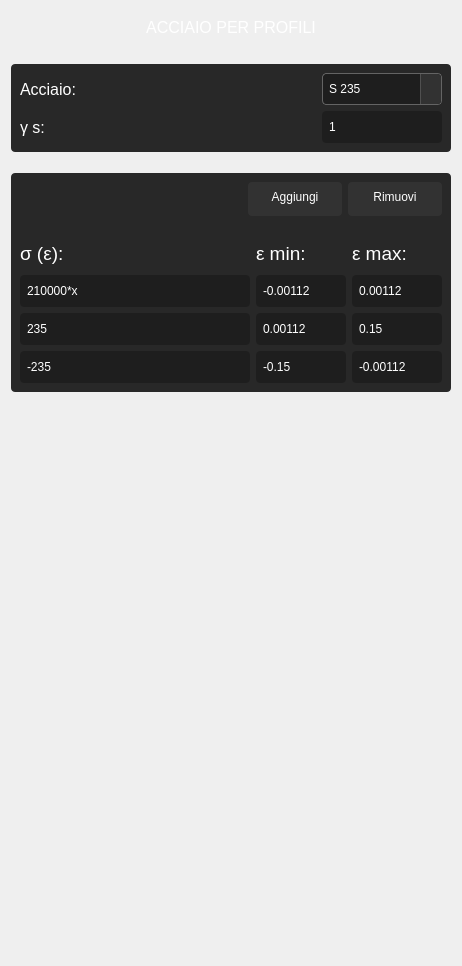
          <widget class="QWidget" name="page_materiali_acciaioprofili">
           <layout class="QVBoxLayout" name="verticalLayout_10">
            <item>
             <widget class="QLabel" name="label_187">
              <property name="minimumSize">
               <size>
                <width>70</width>
                <height>32</height>
               </size>
              </property>
              <property name="font">
               <font>
                <family>Segoe UI</family>
                <pointsize>12</pointsize>
                <weight>57</weight>
                <italic>false</italic>
                <bold>false</bold>
               </font>
              </property>
              <property name="layoutDirection">
               <enum>Qt::LeftToRight</enum>
              </property>
              <property name="styleSheet">
               <string notr="true">font:460 12pt &quot;Segoe UI&quot;;
color: rgb(255,255,255);</string>
              </property>
              <property name="text">
               <string>ACCIAIO PER PROFILI</string>
              </property>
              <property name="alignment">
               <set>Qt::AlignCenter</set>
              </property>
             </widget>
            </item>
            <item>
             <spacer name="verticalSpacer_23">
              <property name="orientation">
               <enum>Qt::Vertical</enum>
              </property>
              <property name="sizeType">
               <enum>QSizePolicy::Fixed</enum>
              </property>
              <property name="sizeHint" stdset="0">
               <size>
                <width>20</width>
                <height>15</height>
               </size>
              </property>
             </spacer>
            </item>
            <item>
             <widget class="QFrame" name="frame_11">
              <property name="styleSheet">
               <string notr="true">background-color: rgb(40,40,40);
border-radius:4px</string>
              </property>
              <property name="frameShape">
               <enum>QFrame::StyledPanel</enum>
              </property>
              <property name="frameShadow">
               <enum>QFrame::Raised</enum>
              </property>
              <layout class="QVBoxLayout" name="verticalLayout_21">
               <item>
                <layout class="QGridLayout" name="gridLayout_4">
                 <item row="0" column="0">
                  <widget class="QLabel" name="label_188">
                   <property name="minimumSize">
                    <size>
                     <width>140</width>
                     <height>32</height>
                    </size>
                   </property>
                   <property name="font">
                    <font>
                     <family>Segoe UI</family>
                     <pointsize>12</pointsize>
                     <weight>50</weight>
                     <italic>false</italic>
                     <bold>false</bold>
                    </font>
                   </property>
                   <property name="layoutDirection">
                    <enum>Qt::LeftToRight</enum>
                   </property>
                   <property name="styleSheet">
                    <string notr="true">font:400 12pt &quot;Segoe UI&quot;;
color: rgb(255,255,255);</string>
                   </property>
                   <property name="text">
                    <string>Acciaio:</string>
                   </property>
                   <property name="alignment">
                    <set>Qt::AlignLeading|Qt::AlignLeft|Qt::AlignVCenter</set>
                   </property>
                  </widget>
                 </item>
                 <item row="0" column="2">
                  <widget class="QComboBox" name="acciaioprofili_combobox">
                   <property name="sizePolicy">
                    <sizepolicy hsizetype="Preferred" vsizetype="Preferred">
                     <horstretch>0</horstretch>
                     <verstretch>0</verstretch>
                    </sizepolicy>
                   </property>
                   <property name="minimumSize">
                    <size>
                     <width>120</width>
                     <height>32</height>
                    </size>
                   </property>
                   <property name="maximumSize">
                    <size>
                     <width>120</width>
                     <height>32</height>
                    </size>
                   </property>
                   <property name="mouseTracking">
                    <bool>false</bool>
                   </property>
                   <property name="styleSheet">
                    <string notr="true">QComboBox {
    font: 400 10pt &quot;Segoe UI&quot;;
    color: rgb(255, 255, 255);
    background-color: rgb(30, 30, 30);
    border: 1px solid rgb(100, 100, 100);
    border-radius: 4px;
    padding: 4px 6px;
    padding-right: 20px; /* spazio per la freccia */
}

QComboBox:hover {
    background-color: rgb(40, 40, 40);
    border: 1px solid rgb(120, 120, 120);
}

QComboBox::drop-down {
    subcontrol-origin: padding;
    subcontrol-position: top right;
    width: 20px;
    border-left: 1px solid rgb(80, 80, 80);
    background-color: rgb(50, 50, 50);
    border-top-right-radius: 4px;
    border-bottom-right-radius: 4px;
}

QComboBox::down-arrow {
    image: url(:/icons/arrow-down-white.png); /* Assicurati di avere un'icona bianca */
    width: 12px;
    height: 12px;
}

QComboBox QAbstractItemView {
    background-color: rgb(30, 30, 30);
    color: white;
    border: 1px solid rgb(90, 90, 90);
    selection-background-color: rgb(60, 60, 60);
    selection-color: white;
    outline: 0;
}
</string>
                   </property>
                   <property name="insertPolicy">
                    <enum>QComboBox::InsertAtBottom</enum>
                   </property>
                   <item>
                    <property name="text">
                     <string>S 235</string>
                    </property>
                   </item>
                   <item>
                    <property name="text">
                     <string>S 275</string>
                    </property>
                   </item>
                   <item>
                    <property name="text">
                     <string>S 355</string>
                    </property>
                   </item>
                   <item>
                    <property name="text">
                     <string>S 420</string>
                    </property>
                   </item>
                   <item>
                    <property name="text">
                     <string>S 460</string>
                    </property>
                   </item>
                  </widget>
                 </item>
                 <item row="1" column="0">
                  <widget class="QLabel" name="label_189">
                   <property name="minimumSize">
                    <size>
                     <width>70</width>
                     <height>32</height>
                    </size>
                   </property>
                   <property name="font">
                    <font>
                     <family>Segoe UI</family>
                     <pointsize>12</pointsize>
                     <weight>50</weight>
                     <italic>false</italic>
                     <bold>false</bold>
                    </font>
                   </property>
                   <property name="layoutDirection">
                    <enum>Qt::LeftToRight</enum>
                   </property>
                   <property name="styleSheet">
                    <string notr="true">font:400 12pt &quot;Segoe UI&quot;;
color: rgb(255,255,255);</string>
                   </property>
                   <property name="text">
                    <string>γ s:</string>
                   </property>
                   <property name="alignment">
                    <set>Qt::AlignLeading|Qt::AlignLeft|Qt::AlignVCenter</set>
                   </property>
                  </widget>
                 </item>
                 <item row="1" column="2">
                  <widget class="QLineEdit" name="acciaioprofili_gamma">
                   <property name="sizePolicy">
                    <sizepolicy hsizetype="Preferred" vsizetype="Preferred">
                     <horstretch>0</horstretch>
                     <verstretch>0</verstretch>
                    </sizepolicy>
                   </property>
                   <property name="minimumSize">
                    <size>
                     <width>120</width>
                     <height>32</height>
                    </size>
                   </property>
                   <property name="maximumSize">
                    <size>
                     <width>120</width>
                     <height>32</height>
                    </size>
                   </property>
                   <property name="styleSheet">
                    <string notr="true">background-color: rgb(30,30,30);
font: 10pt &quot;Segoe UI&quot;;
color: rgb(255, 255, 255);
padding-left: 5px;
border-radius:4px</string>
                   </property>
                   <property name="text">
                    <string>1</string>
                   </property>
                  </widget>
                 </item>
                 <item row="0" column="1" rowspan="2">
                  <spacer name="horizontalSpacer_10">
                   <property name="orientation">
                    <enum>Qt::Horizontal</enum>
                   </property>
                   <property name="sizeHint" stdset="0">
                    <size>
                     <width>40</width>
                     <height>20</height>
                    </size>
                   </property>
                  </spacer>
                 </item>
                </layout>
               </item>
              </layout>
             </widget>
            </item>
            <item>
             <spacer name="verticalSpacer_21">
              <property name="orientation">
               <enum>Qt::Vertical</enum>
              </property>
              <property name="sizeType">
               <enum>QSizePolicy::Fixed</enum>
              </property>
              <property name="sizeHint" stdset="0">
               <size>
                <width>20</width>
                <height>15</height>
               </size>
              </property>
             </spacer>
            </item>
            <item>
             <widget class="QFrame" name="frame_10">
              <property name="styleSheet">
               <string notr="true">background-color: rgb(40,40,40);
border-radius:4px</string>
              </property>
              <property name="frameShape">
               <enum>QFrame::StyledPanel</enum>
              </property>
              <property name="frameShadow">
               <enum>QFrame::Raised</enum>
              </property>
              <layout class="QVBoxLayout" name="verticalLayout_20">
               <item>
                <layout class="QHBoxLayout" name="horizontalLayout_9">
                 <item>
                  <spacer name="horizontalSpacer_9">
                   <property name="orientation">
                    <enum>Qt::Horizontal</enum>
                   </property>
                   <property name="sizeHint" stdset="0">
                    <size>
                     <width>40</width>
                     <height>20</height>
                    </size>
                   </property>
                  </spacer>
                 </item>
                 <item>
                  <widget class="QPushButton" name="btn_acciaioprofili_aggiungi">
                   <property name="sizePolicy">
                    <sizepolicy hsizetype="Preferred" vsizetype="Fixed">
                     <horstretch>0</horstretch>
                     <verstretch>0</verstretch>
                    </sizepolicy>
                   </property>
                   <property name="minimumSize">
                    <size>
                     <width>94</width>
                     <height>34</height>
                    </size>
                   </property>
                   <property name="maximumSize">
                    <size>
                     <width>94</width>
                     <height>34</height>
                    </size>
                   </property>
                   <property name="styleSheet">
                    <string notr="true">QPushButton{
	background-color: rgb(50,50,50);
    font:400 12pt &quot;Segoe UI&quot;;
    color: rgb(255,255,255);
	padding-bottom: 4px;
	border-radius:4px;
}
QPushButton:hover {
    background-color: rgb(30,30,30);
	border: 1px solid rgb(120,120,120);
}</string>
                   </property>
                   <property name="text">
                    <string>Aggiungi</string>
                   </property>
                  </widget>
                 </item>
                 <item>
                  <widget class="QPushButton" name="btn_acciaioprofili_rimuovi">
                   <property name="sizePolicy">
                    <sizepolicy hsizetype="Preferred" vsizetype="Fixed">
                     <horstretch>0</horstretch>
                     <verstretch>0</verstretch>
                    </sizepolicy>
                   </property>
                   <property name="minimumSize">
                    <size>
                     <width>94</width>
                     <height>34</height>
                    </size>
                   </property>
                   <property name="maximumSize">
                    <size>
                     <width>94</width>
                     <height>34</height>
                    </size>
                   </property>
                   <property name="styleSheet">
                    <string notr="true">QPushButton{
	background-color: rgb(50,50,50);
    font:400 12pt &quot;Segoe UI&quot;;
    color: rgb(255,255,255);
	padding-bottom: 4px;
	border-radius:4px;
}
QPushButton:hover {
    background-color: rgb(30,30,30);
	border: 1px solid rgb(120,120,120);
}</string>
                   </property>
                   <property name="text">
                    <string>Rimuovi</string>
                   </property>
                  </widget>
                 </item>
                </layout>
               </item>
               <item>
                <spacer name="verticalSpacer_22">
                 <property name="orientation">
                  <enum>Qt::Vertical</enum>
                 </property>
                 <property name="sizeType">
                  <enum>QSizePolicy::Fixed</enum>
                 </property>
                 <property name="sizeHint" stdset="0">
                  <size>
                   <width>20</width>
                   <height>15</height>
                  </size>
                 </property>
                </spacer>
               </item>
               <item>
                <layout class="QHBoxLayout" name="horizontalLayout_7">
                 <item>
                  <layout class="QVBoxLayout" name="layout_acciaioprofili_sigma">
                   <item>
                    <widget class="QLabel" name="label_184">
                     <property name="minimumSize">
                      <size>
                       <width>70</width>
                       <height>32</height>
                      </size>
                     </property>
                     <property name="font">
                      <font>
                       <family>Segoe UI</family>
                       <pointsize>14</pointsize>
                       <weight>50</weight>
                       <italic>false</italic>
                       <bold>false</bold>
                      </font>
                     </property>
                     <property name="layoutDirection">
                      <enum>Qt::LeftToRight</enum>
                     </property>
                     <property name="styleSheet">
                      <string notr="true">font:400 14pt &quot;Segoe UI&quot;;
color: rgb(255,255,255);</string>
                     </property>
                     <property name="text">
                      <string>σ (ε):</string>
                     </property>
                     <property name="alignment">
                      <set>Qt::AlignLeading|Qt::AlignLeft|Qt::AlignVCenter</set>
                     </property>
                    </widget>
                   </item>
                   <item>
                    <widget class="QLineEdit" name="acciaioprofili_sigma_1">
                     <property name="sizePolicy">
                      <sizepolicy hsizetype="Preferred" vsizetype="Preferred">
                       <horstretch>0</horstretch>
                       <verstretch>0</verstretch>
                      </sizepolicy>
                     </property>
                     <property name="minimumSize">
                      <size>
                       <width>230</width>
                       <height>32</height>
                      </size>
                     </property>
                     <property name="maximumSize">
                      <size>
                       <width>16777215</width>
                       <height>32</height>
                      </size>
                     </property>
                     <property name="styleSheet">
                      <string notr="true">background-color: rgb(30,30,30);
font: 10pt &quot;Segoe UI&quot;;
color: rgb(255, 255, 255);
padding-left: 5px;
border-radius:4px</string>
                     </property>
                     <property name="text">
                      <string>210000*x</string>
                     </property>
                    </widget>
                   </item>
                   <item>
                    <widget class="QLineEdit" name="acciaioprofili_sigma_2">
                     <property name="sizePolicy">
                      <sizepolicy hsizetype="Preferred" vsizetype="Preferred">
                       <horstretch>0</horstretch>
                       <verstretch>0</verstretch>
                      </sizepolicy>
                     </property>
                     <property name="minimumSize">
                      <size>
                       <width>230</width>
                       <height>32</height>
                      </size>
                     </property>
                     <property name="maximumSize">
                      <size>
                       <width>16777215</width>
                       <height>32</height>
                      </size>
                     </property>
                     <property name="styleSheet">
                      <string notr="true">background-color: rgb(30,30,30);
font: 10pt &quot;Segoe UI&quot;;
color: rgb(255, 255, 255);
padding-left: 5px;
border-radius:4px</string>
                     </property>
                     <property name="text">
                      <string>235</string>
                     </property>
                    </widget>
                   </item>
                   <item>
                    <widget class="QLineEdit" name="acciaioprofili_sigma_3">
                     <property name="sizePolicy">
                      <sizepolicy hsizetype="Preferred" vsizetype="Preferred">
                       <horstretch>0</horstretch>
                       <verstretch>0</verstretch>
                      </sizepolicy>
                     </property>
                     <property name="minimumSize">
                      <size>
                       <width>230</width>
                       <height>32</height>
                      </size>
                     </property>
                     <property name="maximumSize">
                      <size>
                       <width>16777215</width>
                       <height>32</height>
                      </size>
                     </property>
                     <property name="styleSheet">
                      <string notr="true">background-color: rgb(30,30,30);
font: 10pt &quot;Segoe UI&quot;;
color: rgb(255, 255, 255);
padding-left: 5px;
border-radius:4px</string>
                     </property>
                     <property name="text">
                      <string>-235</string>
                     </property>
                    </widget>
                   </item>
                  </layout>
                 </item>
                 <item>
                  <layout class="QVBoxLayout" name="layout_acciaioprofili_epsilon_min">
                   <item>
                    <widget class="QLabel" name="label_185">
                     <property name="minimumSize">
                      <size>
                       <width>90</width>
                       <height>32</height>
                      </size>
                     </property>
                     <property name="maximumSize">
                      <size>
                       <width>90</width>
                       <height>16777215</height>
                      </size>
                     </property>
                     <property name="font">
                      <font>
                       <family>Segoe UI</family>
                       <pointsize>14</pointsize>
                       <weight>50</weight>
                       <italic>false</italic>
                       <bold>false</bold>
                      </font>
                     </property>
                     <property name="layoutDirection">
                      <enum>Qt::LeftToRight</enum>
                     </property>
                     <property name="styleSheet">
                      <string notr="true">font:400 14pt &quot;Segoe UI&quot;;
color: rgb(255,255,255);</string>
                     </property>
                     <property name="text">
                      <string>ε min:</string>
                     </property>
                     <property name="alignment">
                      <set>Qt::AlignLeading|Qt::AlignLeft|Qt::AlignVCenter</set>
                     </property>
                    </widget>
                   </item>
                   <item>
                    <widget class="QLineEdit" name="acciaioprofili_epsilon_min_1">
                     <property name="enabled">
                      <bool>true</bool>
                     </property>
                     <property name="sizePolicy">
                      <sizepolicy hsizetype="Preferred" vsizetype="Preferred">
                       <horstretch>0</horstretch>
                       <verstretch>0</verstretch>
                      </sizepolicy>
                     </property>
                     <property name="minimumSize">
                      <size>
                       <width>90</width>
                       <height>32</height>
                      </size>
                     </property>
                     <property name="maximumSize">
                      <size>
                       <width>100</width>
                       <height>32</height>
                      </size>
                     </property>
                     <property name="styleSheet">
                      <string notr="true">background-color: rgb(30,30,30);
font: 10pt &quot;Segoe UI&quot;;
color: rgb(255, 255, 255);
padding-left: 5px;
border-radius:4px</string>
                     </property>
                     <property name="text">
                      <string>-0.00112</string>
                     </property>
                    </widget>
                   </item>
                   <item>
                    <widget class="QLineEdit" name="acciaioprofili_epsilon_min_2">
                     <property name="sizePolicy">
                      <sizepolicy hsizetype="Preferred" vsizetype="Preferred">
                       <horstretch>0</horstretch>
                       <verstretch>0</verstretch>
                      </sizepolicy>
                     </property>
                     <property name="minimumSize">
                      <size>
                       <width>90</width>
                       <height>32</height>
                      </size>
                     </property>
                     <property name="maximumSize">
                      <size>
                       <width>90</width>
                       <height>32</height>
                      </size>
                     </property>
                     <property name="styleSheet">
                      <string notr="true">background-color: rgb(30,30,30);
font: 10pt &quot;Segoe UI&quot;;
color: rgb(255, 255, 255);
padding-left: 5px;
border-radius:4px</string>
                     </property>
                     <property name="text">
                      <string>0.00112</string>
                     </property>
                    </widget>
                   </item>
                   <item>
                    <widget class="QLineEdit" name="acciaioprofili_epsilon_min_3">
                     <property name="sizePolicy">
                      <sizepolicy hsizetype="Preferred" vsizetype="Preferred">
                       <horstretch>0</horstretch>
                       <verstretch>0</verstretch>
                      </sizepolicy>
                     </property>
                     <property name="minimumSize">
                      <size>
                       <width>90</width>
                       <height>32</height>
                      </size>
                     </property>
                     <property name="maximumSize">
                      <size>
                       <width>90</width>
                       <height>32</height>
                      </size>
                     </property>
                     <property name="styleSheet">
                      <string notr="true">background-color: rgb(30,30,30);
font: 10pt &quot;Segoe UI&quot;;
color: rgb(255, 255, 255);
padding-left: 5px;
border-radius:4px</string>
                     </property>
                     <property name="text">
                      <string>-0.15</string>
                     </property>
                    </widget>
                   </item>
                  </layout>
                 </item>
                 <item>
                  <layout class="QVBoxLayout" name="layout_acciaioprofili_epsilon_max">
                   <item>
                    <widget class="QLabel" name="label_186">
                     <property name="minimumSize">
                      <size>
                       <width>90</width>
                       <height>32</height>
                      </size>
                     </property>
                     <property name="maximumSize">
                      <size>
                       <width>90</width>
                       <height>16777215</height>
                      </size>
                     </property>
                     <property name="font">
                      <font>
                       <family>Segoe UI</family>
                       <pointsize>14</pointsize>
                       <weight>50</weight>
                       <italic>false</italic>
                       <bold>false</bold>
                      </font>
                     </property>
                     <property name="layoutDirection">
                      <enum>Qt::LeftToRight</enum>
                     </property>
                     <property name="styleSheet">
                      <string notr="true">font:400 14pt &quot;Segoe UI&quot;;
color: rgb(255,255,255);</string>
                     </property>
                     <property name="text">
                      <string>ε max:</string>
                     </property>
                     <property name="alignment">
                      <set>Qt::AlignLeading|Qt::AlignLeft|Qt::AlignVCenter</set>
                     </property>
                    </widget>
                   </item>
                   <item>
                    <widget class="QLineEdit" name="acciaioprofili_epsilon_max_1">
                     <property name="sizePolicy">
                      <sizepolicy hsizetype="Preferred" vsizetype="Preferred">
                       <horstretch>0</horstretch>
                       <verstretch>0</verstretch>
                      </sizepolicy>
                     </property>
                     <property name="minimumSize">
                      <size>
                       <width>90</width>
                       <height>32</height>
                      </size>
                     </property>
                     <property name="maximumSize">
                      <size>
                       <width>90</width>
                       <height>32</height>
                      </size>
                     </property>
                     <property name="styleSheet">
                      <string notr="true">background-color: rgb(30,30,30);
font: 10pt &quot;Segoe UI&quot;;
color: rgb(255, 255, 255);
padding-left: 5px;
border-radius:4px</string>
                     </property>
                     <property name="text">
                      <string>0.00112</string>
                     </property>
                    </widget>
                   </item>
                   <item>
                    <widget class="QLineEdit" name="acciaioprofili_epsilon_max_2">
                     <property name="sizePolicy">
                      <sizepolicy hsizetype="Preferred" vsizetype="Preferred">
                       <horstretch>0</horstretch>
                       <verstretch>0</verstretch>
                      </sizepolicy>
                     </property>
                     <property name="minimumSize">
                      <size>
                       <width>90</width>
                       <height>32</height>
                      </size>
                     </property>
                     <property name="maximumSize">
                      <size>
                       <width>90</width>
                       <height>32</height>
                      </size>
                     </property>
                     <property name="styleSheet">
                      <string notr="true">background-color: rgb(30,30,30);
font: 10pt &quot;Segoe UI&quot;;
color: rgb(255, 255, 255);
padding-left: 5px;
border-radius:4px</string>
                     </property>
                     <property name="text">
                      <string>0.15</string>
                     </property>
                    </widget>
                   </item>
                   <item>
                    <widget class="QLineEdit" name="acciaioprofili_epsilon_max_3">
                     <property name="sizePolicy">
                      <sizepolicy hsizetype="Preferred" vsizetype="Preferred">
                       <horstretch>0</horstretch>
                       <verstretch>0</verstretch>
                      </sizepolicy>
                     </property>
                     <property name="minimumSize">
                      <size>
                       <width>90</width>
                       <height>32</height>
                      </size>
                     </property>
                     <property name="maximumSize">
                      <size>
                       <width>90</width>
                       <height>32</height>
                      </size>
                     </property>
                     <property name="styleSheet">
                      <string notr="true">background-color: rgb(30,30,30);
font: 10pt &quot;Segoe UI&quot;;
color: rgb(255, 255, 255);
padding-left: 5px;
border-radius:4px</string>
                     </property>
                     <property name="text">
                      <string>-0.00112</string>
                     </property>
                    </widget>
                   </item>
                  </layout>
                 </item>
                </layout>
               </item>
              </layout>
             </widget>
            </item>
            <item>
             <spacer name="verticalSpacer_7">
              <property name="orientation">
               <enum>Qt::Vertical</enum>
              </property>
              <property name="sizeHint" stdset="0">
               <size>
                <width>20</width>
                <height>563</height>
               </size>
              </property>
             </spacer>
            </item>
           </layout>
          </widget>
